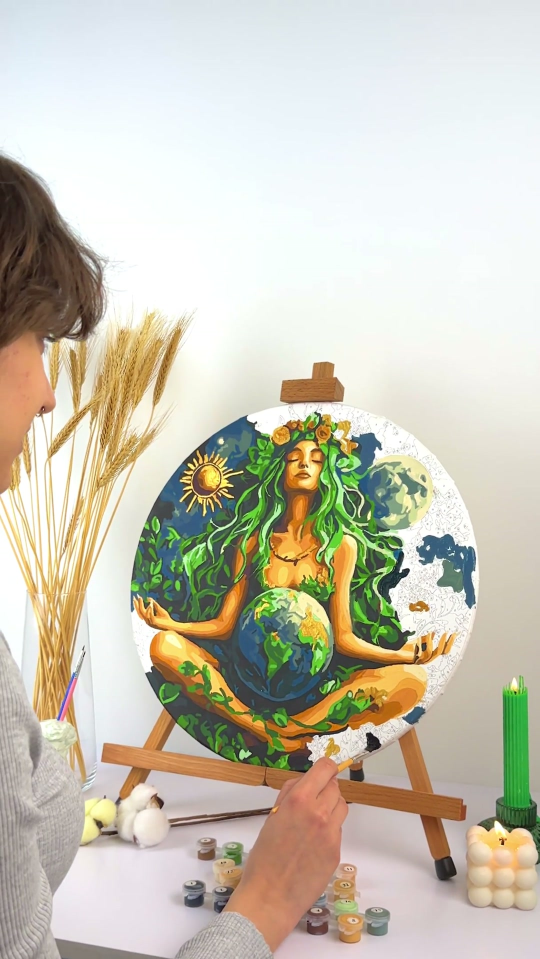
#> input picture cache/reel_ABN-013K.jpg, 1080 x 1918 px (shown at 1/2 size)
$ python -i palette.py   (imports and definitions only)
#> lines starting #> are read from the running program, lines starting #| are printed output that depends on the picture; after the words box and inside, x2 and y2 are one past the last pixel; in counts of white or black regions, pixels touching at a corner belong together
#> further down, picture is the input picture: PIL image 1080x1918 RGB; mean R, G, B 201.7, 197.2, 180.9
"""Цветовой «отпечаток» картинки и расстояние между ними."""
import numpy as np
from PIL import Image

BINS = 12


def features(img):
    im = img.convert('RGB').resize((96, 96))
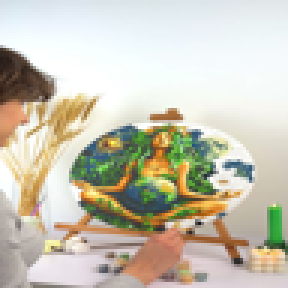
#> im: PIL image 96x96 RGB (shown 3 times larger); mean R, G, B 201.7, 197.2, 180.9
    a = np.asarray(im).astype(float) / 255
    mask = a.min(2) < 0.94                      # без белого фона
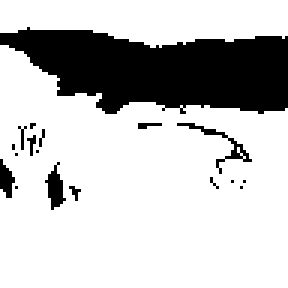
#> mask: shape (96, 96) bool (shown 3 times larger); 77% white; 18 black regions (14 under 20 px), largest, box (x1, y1, x2, y2) and area: (0, 9, 96, 38) 1907, (59, 41, 84, 58) 60, (15, 54, 22, 70) 57, (0, 53, 5, 66) 40
    if mask.sum() < 50:
        mask = np.ones(mask.shape, bool)
    px = a[mask]
    mx, mn = px.max(1), px.min(1)
#> mx = 7092 values, max 1 at index 2583, min 0.106 at index 5046, mean 0.77; mn = 7092 values, max 0.937 at index 872, min 0.051 at index 4760, mean 0.61
    v = mx
#> v has the same summary as mx
    s = np.where(mx > 0, (mx - mn) / np.maximum(mx, 1e-6), 0)
#> s = 7092 values, max 0.927 at index 4760, min 0 at index 4717, mean 0.232
    r, g, b = px[:, 0], px[:, 1], px[:, 2]
#> r = 7092 values, max 1 at index 2583, min 0.106 at index 5046, mean 0.738; g = 7092 values, max 0.984 at index 1613, min 0.0863 at index 5046, mean 0.709; b = 7092 values, max 0.996 at index 772, min 0.051 at index 4760, mean 0.627
    d = np.maximum(mx - mn, 1e-6)
#> d = 7092 values, max 0.776 at index 2871, min 1e-06 at index 4717, mean 0.16
    h = np.where(mx == r, ((g - b) / d) % 6, np.where(mx == g, (b - r) / d + 2, (r - g) / d + 4)) / 6
#> h = 7092 values, max 0.994 at index 6861, min 0 at index 4514, mean 0.279
    w = s * v
#> w = 7092 values, max 0.776 at index 2871, min 0 at index 4717, mean 0.16
    hist, _ = np.histogram(h, bins=BINS, range=(0, 1), weights=w)
#> hist = [327.8, 484.9, 54.92, 106.9, 33.03, 5.89, 85.58, 15.41, 0.451, 0.565, 8.14, 11.67]
    hist = hist / max(hist.sum(), 1e-6)
#> hist = [0.289, 0.427, 0.0484, 0.0942, 0.0291, 0.00518, 0.0754, 0.0136, 0.000397, 0.000497, 0.00717, 0.0103]
    return {'hue': hist.round(4).tolist(), 'sat': float(s.mean()), 'light': float(v.mean()),
            'mean': px.mean(0).round(4).tolist()}


def distance(f1, f2):
    h1, h2 = np.array(f1['hue']), np.array(f2['hue'])
    # круговое сглаживание: соседние оттенки считаются близкими
    k = np.array([0.25, 0.5, 0.25])
    sm = lambda h: np.convolve(np.r_[h[-1], h, h[0]], k, 'valid')
    hd = 0.5 * np.abs(sm(h1) - sm(h2)).sum()
    return float(hd + 0.6 * abs(f1['light'] - f2['light']) + 0.6 * abs(f1['sat'] - f2['sat']))


def group_distance(fs, f):
    return float(np.mean([distance(x, f) for x in fs])) if fs else 0.0

>>> from PIL import Image
>>> picture = Image.open('../cache/reel_ABN-013K.jpg')
>>> result = features(picture)
#> result = {'hue': [0.289, 0.427, 0.0484, 0.0942, 0.0291, 0.0052, 0.0754, 0.0136, 0.0004, 0.0005, 0.0072, 0.0103], 'sat': 0.232, 'light': 0.77, 'mean': [0.738, 0.709, 0.627]}
